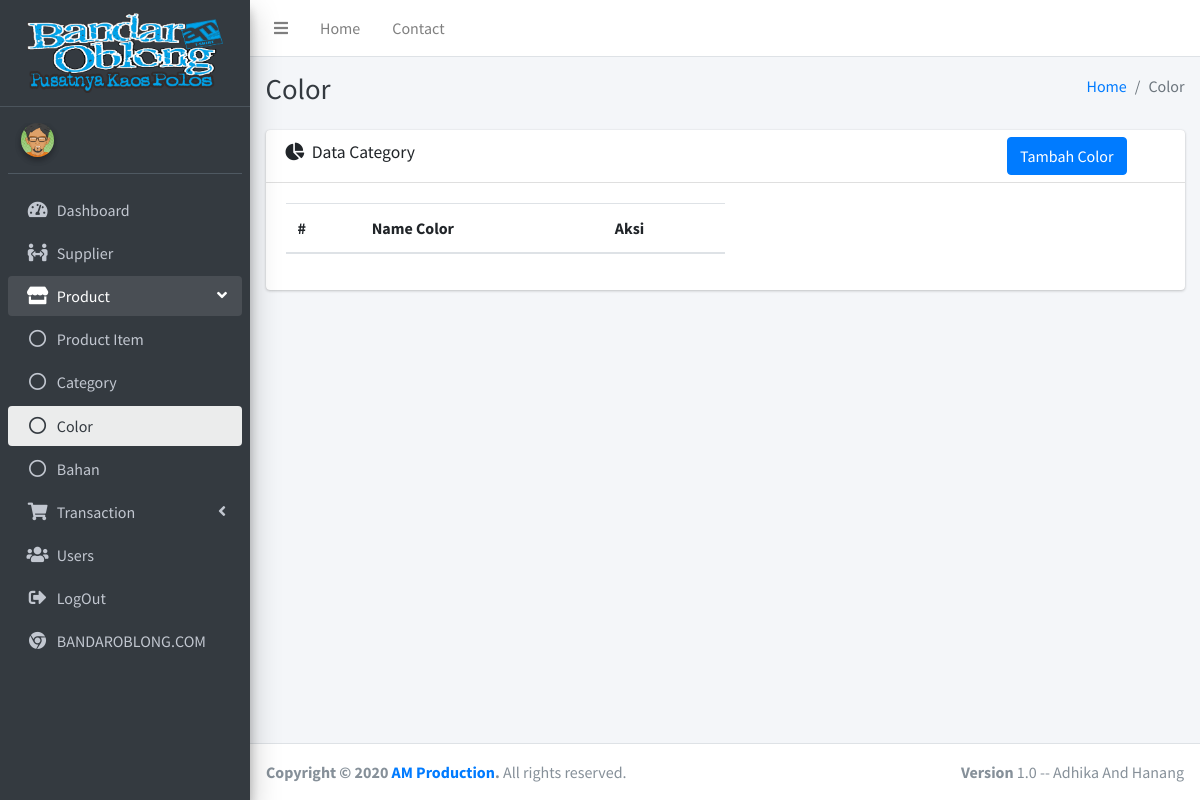
Before: /index.php/color with the older database file.
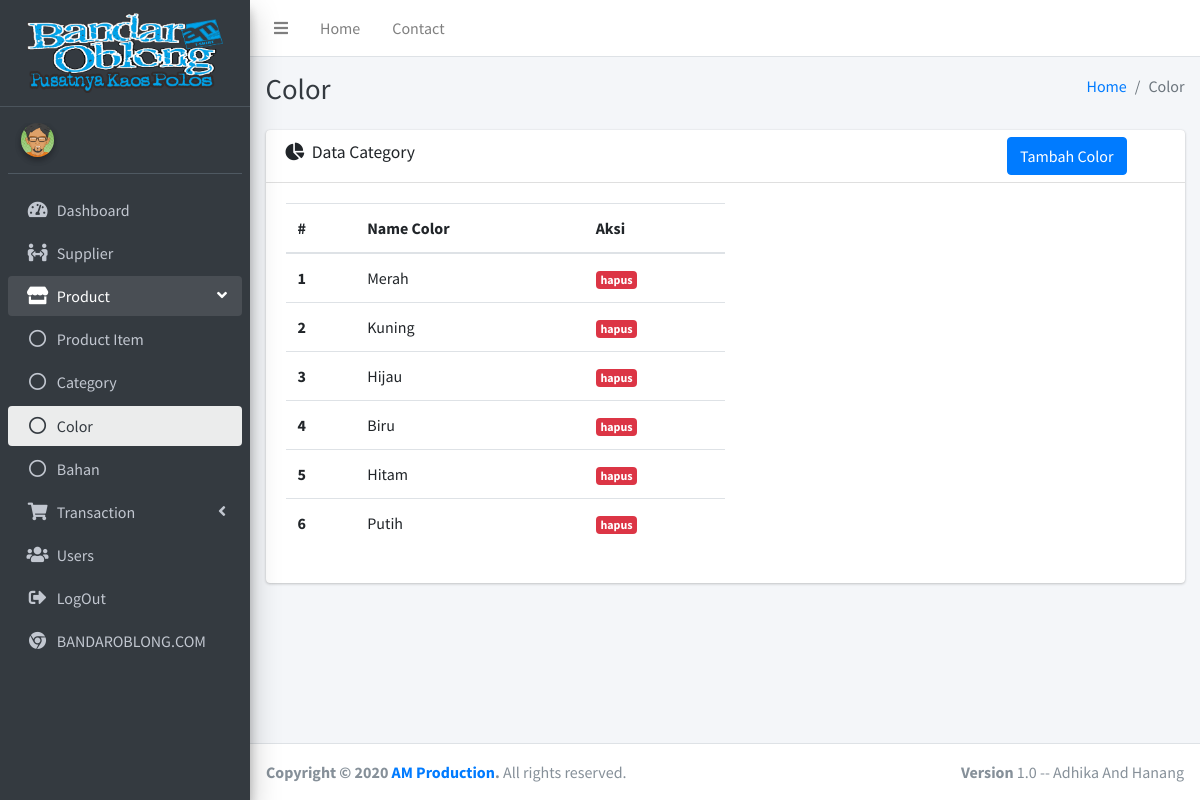
After: the same page with the newer database file.
### tables this page shows
CREATE TABLE IF NOT EXISTS `p_color` (
  `id_color` int(11) NOT NULL AUTO_INCREMENT,
  `color` varchar(50) NOT NULL DEFAULT '',
  PRIMARY KEY (`id_color`)
);

### application/libraries/Template.php (called while the page is built)
<?php
class Template
{
    var $template_data = array();
    function set($name, $value)
    {
        $this->template_data[$name] = $value;
    }
    function load($template = '', $view = '', $view_data = array(), $return = false)
    {
        $this->CI = &get_instance();
        $this->set('contents', $this->CI->load->view($view, $view_data, true));
        return $this->CI->load->view($template, $this->template_data, $return);
    }
}

### application/controllers/Color.php (called while the page is built, shortened)
<?php
class Color extends CI_Controller
{
    public function index()
    {
        $data['title'] = 'Color';
        $data['data_color'] = $this->db->get('p_color')->result_array();
        $this->template->load('templates/index', 'product/color/index', $data);
    }
}

### index.php (called while the page is built, shortened)
<?php
require_once BASEPATH.'core/CodeIgniter.php';

### application/views/product/color/index.php (the view, shortened to what this page needs)
<div class="content-header">
    <div class="container-fluid">
        <div class="row mb-2">
            <div class="col-sm-6">
                <h1 class="m-0 text-dark">Color</h1>
            </div>
            <div class="col-sm-6">
                <ol class="breadcrumb float-sm-right">
                    <li class="breadcrumb-item"><a href="#">Home</a></li>
                    <li class="breadcrumb-item active">Color</li>
                </ol>
            </div>
        </div>
    </div>
</div>
<section class="content">
    <div class="container-fluid">
        <div class="row">
            <section class="col-lg connectedSortable">
                <div class="card">
                    <div class="card-header">
                        <h3 class="card-title">
                            <i class="fas fa-chart-pie mr-1"></i>
                            Data Category
                        </h3>
                        <div class="card-tools">
                            <ul class="nav nav-pills ml-auto">
                                <li class="nav-item">
                                    <a href="" class="btn btn-primary mr-5" data-toggle="modal" data-target="#newColorModalLabel">Tambah Color</a>
                                </li>
                            </ul>
                        </div>
                    </div>
                    <div class="card-body">
                        <div class="tab-content p-0">
                            <table class="table table-hover col-md-6" id="table1">
                                <thead>
                                    <tr>
                                        <th scope="col">#</th>
                                        <th scope="col">Name Color</th>
                                        <th scope="col">Aksi</th>
                                    </tr>
                                </thead>
                                <tbody>
                                    <?php $i = 1; ?>
                                    <?php foreach ($data_color as $c) : ?>
                                        <tr>
                                            <th scope="row"><?= $i++; ?></th>
                                            <td><?= $c['color'] ?></td>
                                            <td>
                                                <a href="<?= base_url('color/hapus/') . $c['id_color']; ?>" onclick="return confirm('Hapus Data Color?');" class="badge badge-danger">hapus</a>
                                            </td>
                                        </tr>
                                    <?php endforeach; ?>
                                </tbody>
                            </table>
                        </div>
                    </div>
                </div>
            </section>
        </div>
    </div>
</section>

Changed rows visible on the page:
added p_color: color "Merah"
added p_color: color "Kuning"
added p_color: color "Hijau"
added p_color: color "Biru"
added p_color: color "Hitam"
added p_color: color "Putih"
